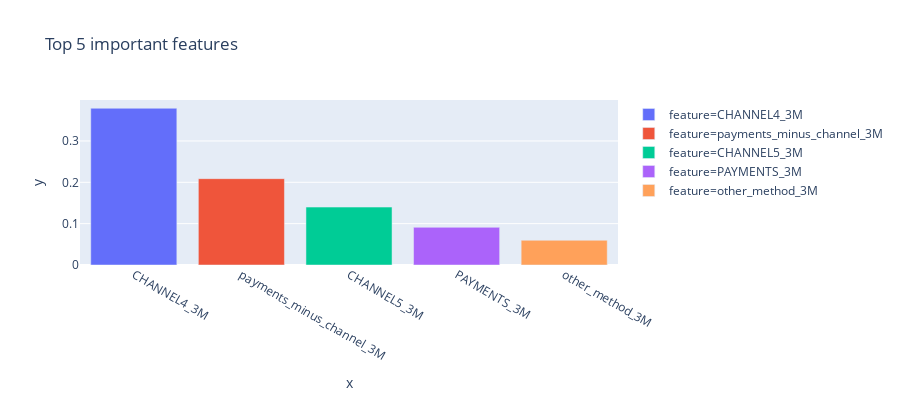

Notebook code cell kept with this figure:
### Code cell
fig = px.bar(tmp.Feature, x=tmp.Feature, y=tmp.Feature_importance,
             hover_data=['Feature'], color='Feature',
                 labels={'Feature':'feature'}, height=400,title='Top 5 important features')
fig.show()
#This is interactive. You can hover your mouse to see the values

### Figure 1 — Plotly figure (JSON) as saved in the notebook; plotly's stock layout.template omitted (floating-point values rounded to 4 significant figures)
{"data": [{"alignmentgroup": "True", "customdata": [["CHANNEL4_3M"]], "hoverlabel": {"namelength": 0}, "hovertemplate": "feature=%{customdata[0]}<br>x=%{x}<br>y=%{y}", "legendgroup": "feature=CHANNEL4_3M", "marker": {"color": "#636efa"}, "name": "feature=CHANNEL4_3M", "offsetgroup": "feature=CHANNEL4_3M", "orientation": "v", "showlegend": true, "textposition": "auto", "type": "bar", "x": ["CHANNEL4_3M"], "xaxis": "x", "y": [0.3791], "yaxis": "y"}, {"alignmentgroup": "True", "customdata": [["payments_minus_channel_3M"]], "hoverlabel": {"namelength": 0}, "hovertemplate": "feature=%{customdata[0]}<br>x=%{x}<br>y=%{y}", "legendgroup": "feature=payments_minus_channel_3M", "marker": {"color": "#EF553B"}, "name": "feature=payments_minus_channel_3M", "offsetgroup": "feature=payments_minus_channel_3M", "orientation": "v", "showlegend": true, "textposition": "auto", "type": "bar", "x": ["payments_minus_channel_3M"], "xaxis": "x", "y": [0.2088], "yaxis": "y"}, {"alignmentgroup": "True", "customdata": [["CHANNEL5_3M"]], "hoverlabel": {"namelength": 0}, "hovertemplate": "feature=%{customdata[0]}<br>x=%{x}<br>y=%{y}", "legendgroup": "feature=CHANNEL5_3M", "marker": {"color": "#00cc96"}, "name": "feature=CHANNEL5_3M", "offsetgroup": "feature=CHANNEL5_3M", "orientation": "v", "showlegend": true, "textposition": "auto", "type": "bar", "x": ["CHANNEL5_3M"], "xaxis": "x", "y": [0.1401], "yaxis": "y"}, {"alignmentgroup": "True", "customdata": [["PAYMENTS_3M"]], "hoverlabel": {"namelength": 0}, "hovertemplate": "feature=%{customdata[0]}<br>x=%{x}<br>y=%{y}", "legendgroup": "feature=PAYMENTS_3M", "marker": {"color": "#ab63fa"}, "name": "feature=PAYMENTS_3M", "offsetgroup": "feature=PAYMENTS_3M", "orientation": "v", "showlegend": true, "textposition": "auto", "type": "bar", "x": ["PAYMENTS_3M"], "xaxis": "x", "y": [0.09118], "yaxis": "y"}, {"alignmentgroup": "True", "customdata": [["other_method_3M"]], "hoverlabel": {"namelength": 0}, "hovertemplate": "feature=%{customdata[0]}<br>x=%{x}<br>y=%{y}", "legendgroup": "feature=other_method_3M", "marker": {"color": "#FFA15A"}, "name": "feature=other_method_3M", "offsetgroup": "feature=other_method_3M", "orientation": "v", "showlegend": true, "textposition": "auto", "type": "bar", "x": ["other_method_3M"], "xaxis": "x", "y": [0.0598], "yaxis": "y"}], "layout": {"barmode": "relative", "height": 400, "legend": {"tracegroupgap": 0}, "title": {"text": "Top 5 important features"}, "xaxis": {"anchor": "y", "domain": [0, 1], "title": {"text": "x"}}, "yaxis": {"anchor": "x", "domain": [0, 1], "title": {"text": "y"}}}}
